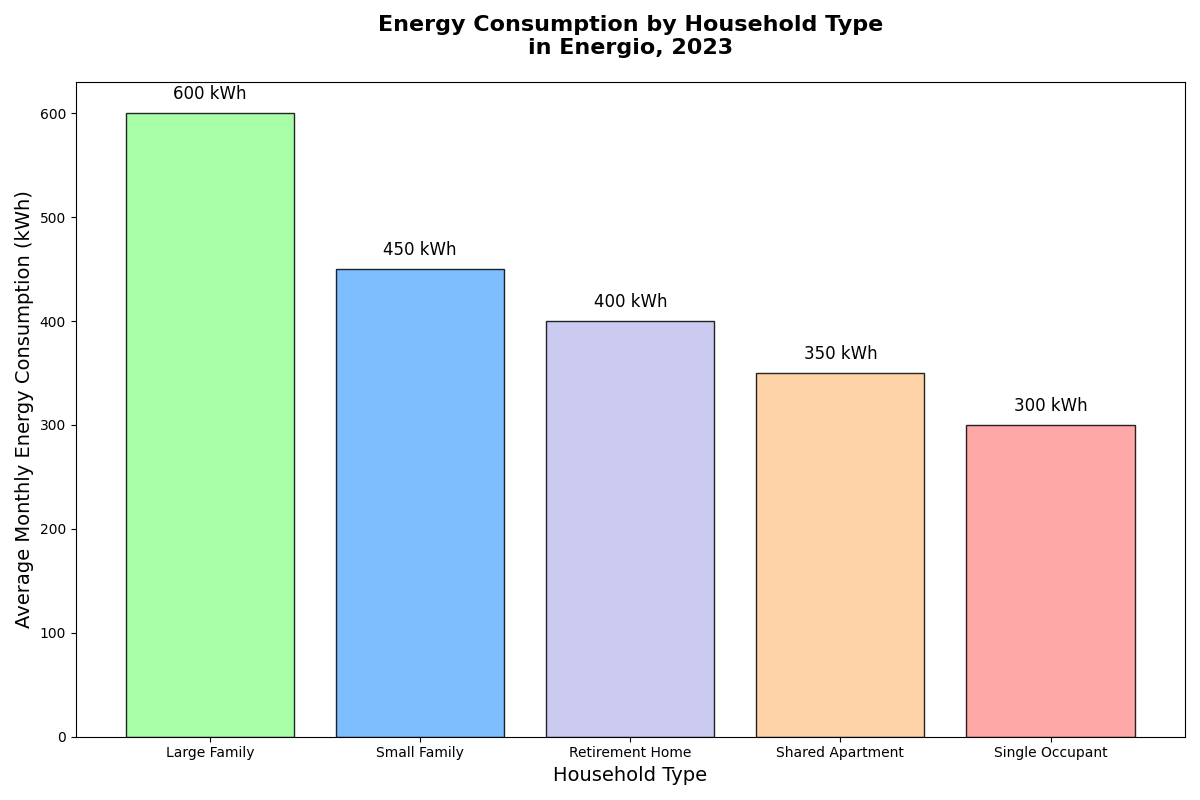

Here is the Python script that generated this plot:
import matplotlib.pyplot as plt
import numpy as np

household_types = [
    "Large Family", "Small Family", "Retirement Home", "Shared Apartment", "Single Occupant"
]
energy_consumption = [
    600, 450, 400, 350, 300
]

fig, ax = plt.subplots(figsize=(12, 8))

# Create the bar chart without stylistic elements
bars = ax.bar(household_types, energy_consumption, color=['#99ff99','#66b3ff','#c2c2f0','#ffcc99','#ff9999'], edgecolor='black', alpha=0.85)

# Annotate each bar with the consumption values
for bar in bars:
    yval = bar.get_height()
    ax.text(bar.get_x() + bar.get_width()/2, yval + 10, f'{yval} kWh', ha='center', va='bottom', fontsize=12)

# Title and labels
ax.set_title('Energy Consumption by Household Type\nin Energio, 2023', fontsize=16, weight='bold', pad=20)
ax.set_xlabel('Household Type', fontsize=14)
ax.set_ylabel('Average Monthly Energy Consumption (kWh)', fontsize=14)

# Automatically adjust the layout to prevent overlapping
plt.tight_layout()

# Display the plot
plt.show()
